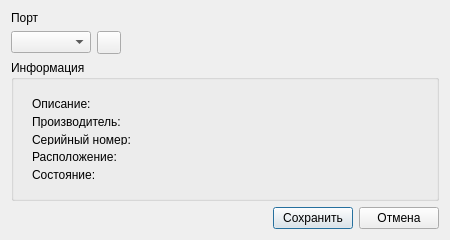
<?xml version="1.0" encoding="UTF-8"?>
<ui version="4.0">
 <class>ConnectionDialog</class>
 <widget class="QDialog" name="ConnectionDialog">
  <property name="geometry">
   <rect>
    <x>0</x>
    <y>0</y>
    <width>450</width>
    <height>240</height>
   </rect>
  </property>
  <property name="sizePolicy">
   <sizepolicy hsizetype="Fixed" vsizetype="Fixed">
    <horstretch>0</horstretch>
    <verstretch>0</verstretch>
   </sizepolicy>
  </property>
  <property name="minimumSize">
   <size>
    <width>450</width>
    <height>240</height>
   </size>
  </property>
  <property name="maximumSize">
   <size>
    <width>450</width>
    <height>240</height>
   </size>
  </property>
  <property name="windowTitle">
   <string>Настройки подключения</string>
  </property>
  <property name="windowIcon">
   <iconset resource="resources.qrc">
    <normaloff>:/images/connection.png</normaloff>:/images/connection.png</iconset>
  </property>
  <layout class="QVBoxLayout" name="verticalLayout_3">
   <item>
    <widget class="QLabel" name="label">
     <property name="text">
      <string>Порт</string>
     </property>
    </widget>
   </item>
   <item>
    <layout class="QHBoxLayout" name="horizontalLayout">
     <item>
      <widget class="QComboBox" name="cbPort">
       <property name="minimumSize">
        <size>
         <width>80</width>
         <height>20</height>
        </size>
       </property>
       <property name="insertPolicy">
        <enum>QComboBox::InsertAtTop</enum>
       </property>
      </widget>
     </item>
     <item>
      <widget class="QToolButton" name="btnUpdate">
       <property name="text">
        <string/>
       </property>
       <property name="icon">
        <iconset resource="resources.qrc">
         <normaloff>:/images/update.png</normaloff>:/images/update.png</iconset>
       </property>
      </widget>
     </item>
     <item>
      <spacer name="horizontalSpacer">
       <property name="orientation">
        <enum>Qt::Horizontal</enum>
       </property>
       <property name="sizeHint" stdset="0">
        <size>
         <width>40</width>
         <height>20</height>
        </size>
       </property>
      </spacer>
     </item>
    </layout>
   </item>
   <item>
    <widget class="QGroupBox" name="groupBox">
     <property name="title">
      <string>Информация</string>
     </property>
     <layout class="QHBoxLayout" name="horizontalLayout_3">
      <item>
       <widget class="QWidget" name="widget" native="true">
        <property name="minimumSize">
         <size>
          <width>120</width>
          <height>0</height>
         </size>
        </property>
        <property name="maximumSize">
         <size>
          <width>120</width>
          <height>16777215</height>
         </size>
        </property>
        <layout class="QVBoxLayout" name="verticalLayout">
         <item>
          <widget class="QLabel" name="label_6">
           <property name="text">
            <string>Описание:</string>
           </property>
          </widget>
         </item>
         <item>
          <widget class="QLabel" name="label_2">
           <property name="maximumSize">
            <size>
             <width>100</width>
             <height>16777215</height>
            </size>
           </property>
           <property name="text">
            <string>Производитель:</string>
           </property>
          </widget>
         </item>
         <item>
          <widget class="QLabel" name="label_3">
           <property name="maximumSize">
            <size>
             <width>100</width>
             <height>16777215</height>
            </size>
           </property>
           <property name="text">
            <string>Серийный номер:</string>
           </property>
          </widget>
         </item>
         <item>
          <widget class="QLabel" name="label_4">
           <property name="maximumSize">
            <size>
             <width>100</width>
             <height>16777215</height>
            </size>
           </property>
           <property name="text">
            <string>Расположение:</string>
           </property>
          </widget>
         </item>
         <item>
          <widget class="QLabel" name="label_5">
           <property name="maximumSize">
            <size>
             <width>100</width>
             <height>16777215</height>
            </size>
           </property>
           <property name="text">
            <string>Состояние:</string>
           </property>
          </widget>
         </item>
        </layout>
       </widget>
      </item>
      <item>
       <widget class="QWidget" name="widget_2" native="true">
        <layout class="QVBoxLayout" name="verticalLayout_2">
         <item>
          <widget class="QLabel" name="l_description">
           <property name="text">
            <string/>
           </property>
          </widget>
         </item>
         <item>
          <widget class="QLabel" name="l_manufacturer">
           <property name="text">
            <string/>
           </property>
          </widget>
         </item>
         <item>
          <widget class="QLabel" name="l_serial">
           <property name="text">
            <string/>
           </property>
          </widget>
         </item>
         <item>
          <widget class="QLabel" name="l_location">
           <property name="text">
            <string/>
           </property>
          </widget>
         </item>
         <item>
          <widget class="QLabel" name="l_state">
           <property name="text">
            <string/>
           </property>
          </widget>
         </item>
        </layout>
       </widget>
      </item>
     </layout>
    </widget>
   </item>
   <item>
    <layout class="QHBoxLayout" name="horizontalLayout_2">
     <item>
      <spacer name="horizontalSpacer_2">
       <property name="orientation">
        <enum>Qt::Horizontal</enum>
       </property>
       <property name="sizeHint" stdset="0">
        <size>
         <width>40</width>
         <height>20</height>
        </size>
       </property>
      </spacer>
     </item>
     <item>
      <widget class="QPushButton" name="btnSave">
       <property name="text">
        <string>Сохранить</string>
       </property>
      </widget>
     </item>
     <item>
      <widget class="QPushButton" name="btnCancel">
       <property name="text">
        <string>Отмена</string>
       </property>
      </widget>
     </item>
    </layout>
   </item>
  </layout>
 </widget>
 <resources>
  <include location="resources.qrc"/>
 </resources>
 <connections>
  <connection>
   <sender>btnSave</sender>
   <signal>clicked()</signal>
   <receiver>ConnectionDialog</receiver>
   <slot>accept()</slot>
   <hints>
    <hint type="sourcelabel">
     <x>352</x>
     <y>278</y>
    </hint>
    <hint type="destinationlabel">
     <x>199</x>
     <y>149</y>
    </hint>
   </hints>
  </connection>
  <connection>
   <sender>btnCancel</sender>
   <signal>clicked()</signal>
   <receiver>ConnectionDialog</receiver>
   <slot>reject()</slot>
   <hints>
    <hint type="sourcelabel">
     <x>271</x>
     <y>278</y>
    </hint>
    <hint type="destinationlabel">
     <x>199</x>
     <y>149</y>
    </hint>
   </hints>
  </connection>
 </connections>
</ui>
